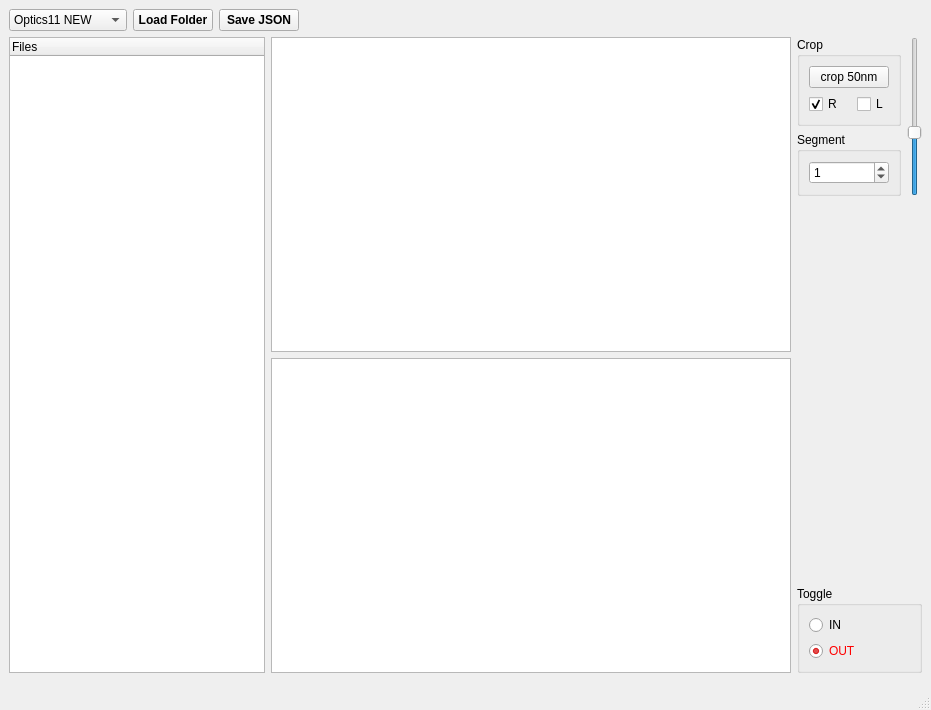
<?xml version="1.0" encoding="UTF-8"?>
<ui version="4.0">
 <class>MainWindow</class>
 <widget class="QMainWindow" name="MainWindow">
  <property name="geometry">
   <rect>
    <x>0</x>
    <y>0</y>
    <width>931</width>
    <height>710</height>
   </rect>
  </property>
  <property name="windowTitle">
   <string>Nano2021</string>
  </property>
  <property name="windowIcon">
   <iconset>
    <normaloff>../../../.designer/backup/ico.svg</normaloff>../../../.designer/backup/ico.svg</iconset>
  </property>
  <widget class="QWidget" name="centralwidget">
   <layout class="QVBoxLayout" name="verticalLayout_7">
    <item>
     <layout class="QHBoxLayout" name="horizontalLayout_3">
      <item>
       <widget class="QComboBox" name="c_open">
        <item>
         <property name="text">
          <string>Optics11 NEW</string>
         </property>
        </item>
        <item>
         <property name="text">
          <string>Optics11 OLD</string>
         </property>
        </item>
        <item>
         <property name="text">
          <string>Nanosurf export</string>
         </property>
        </item>
        <item>
         <property name="text">
          <string>Easy TSV</string>
         </property>
        </item>
       </widget>
      </item>
      <item>
       <widget class="QPushButton" name="open_selectfolder">
        <property name="font">
         <font>
          <bold>true</bold>
         </font>
        </property>
        <property name="text">
         <string>Load Folder</string>
        </property>
        <property name="shortcut">
         <string>Ctrl+S</string>
        </property>
       </widget>
      </item>
      <item>
       <widget class="QPushButton" name="save">
        <property name="font">
         <font>
          <bold>true</bold>
         </font>
        </property>
        <property name="text">
         <string>Save JSON</string>
        </property>
        <property name="shortcut">
         <string>Ctrl+S</string>
        </property>
       </widget>
      </item>
      <item>
       <spacer name="horizontalSpacer">
        <property name="orientation">
         <enum>Qt::Horizontal</enum>
        </property>
        <property name="sizeHint" stdset="0">
         <size>
          <width>40</width>
          <height>20</height>
         </size>
        </property>
       </spacer>
      </item>
     </layout>
    </item>
    <item>
     <layout class="QHBoxLayout" name="horizontalLayout_4">
      <item>
       <widget class="QTreeWidget" name="mainlist">
        <property name="sizePolicy">
         <sizepolicy hsizetype="Fixed" vsizetype="Expanding">
          <horstretch>0</horstretch>
          <verstretch>0</verstretch>
         </sizepolicy>
        </property>
        <property name="font">
         <font>
          <italic>false</italic>
          <bold>false</bold>
         </font>
        </property>
        <property name="frameShape">
         <enum>QFrame::StyledPanel</enum>
        </property>
        <property name="frameShadow">
         <enum>QFrame::Sunken</enum>
        </property>
        <property name="lineWidth">
         <number>0</number>
        </property>
        <property name="midLineWidth">
         <number>0</number>
        </property>
        <property name="sortingEnabled">
         <bool>false</bool>
        </property>
        <property name="animated">
         <bool>false</bool>
        </property>
        <column>
         <property name="text">
          <string>Files</string>
         </property>
        </column>
       </widget>
      </item>
      <item>
       <layout class="QVBoxLayout" name="verticalLayout_6">
        <item>
         <widget class="PlotWidget" name="g_fdistance"/>
        </item>
        <item>
         <widget class="PlotWidget" name="g_single"/>
        </item>
       </layout>
      </item>
      <item>
       <layout class="QVBoxLayout" name="verticalLayout_5">
        <item>
         <layout class="QHBoxLayout" name="horizontalLayout_2">
          <item>
           <layout class="QVBoxLayout" name="verticalLayout_4">
            <item>
             <widget class="QGroupBox" name="Crop">
              <property name="enabled">
               <bool>true</bool>
              </property>
              <property name="sizePolicy">
               <sizepolicy hsizetype="Preferred" vsizetype="Fixed">
                <horstretch>0</horstretch>
                <verstretch>0</verstretch>
               </sizepolicy>
              </property>
              <property name="title">
               <string>Crop</string>
              </property>
              <layout class="QVBoxLayout" name="verticalLayout_2">
               <item>
                <widget class="QPushButton" name="crop">
                 <property name="text">
                  <string>crop 50nm</string>
                 </property>
                </widget>
               </item>
               <item>
                <layout class="QHBoxLayout" name="horizontalLayout">
                 <item>
                  <widget class="QCheckBox" name="crop_right">
                   <property name="text">
                    <string>R</string>
                   </property>
                   <property name="checked">
                    <bool>true</bool>
                   </property>
                  </widget>
                 </item>
                 <item>
                  <widget class="QCheckBox" name="crop_left">
                   <property name="sizePolicy">
                    <sizepolicy hsizetype="Fixed" vsizetype="Fixed">
                     <horstretch>0</horstretch>
                     <verstretch>0</verstretch>
                    </sizepolicy>
                   </property>
                   <property name="text">
                    <string>L</string>
                   </property>
                  </widget>
                 </item>
                </layout>
               </item>
              </layout>
             </widget>
            </item>
            <item>
             <widget class="QGroupBox" name="groupBox">
              <property name="title">
               <string>Segment</string>
              </property>
              <layout class="QVBoxLayout" name="verticalLayout_3">
               <item>
                <widget class="QSpinBox" name="curve_segment">
                 <property name="maximum">
                  <number>9</number>
                 </property>
                 <property name="value">
                  <number>1</number>
                 </property>
                </widget>
               </item>
              </layout>
             </widget>
            </item>
           </layout>
          </item>
          <item>
           <widget class="QSlider" name="slid_alpha">
            <property name="sizePolicy">
             <sizepolicy hsizetype="Fixed" vsizetype="Minimum">
              <horstretch>0</horstretch>
              <verstretch>0</verstretch>
             </sizepolicy>
            </property>
            <property name="maximum">
             <number>255</number>
            </property>
            <property name="singleStep">
             <number>1</number>
            </property>
            <property name="value">
             <number>100</number>
            </property>
            <property name="orientation">
             <enum>Qt::Vertical</enum>
            </property>
           </widget>
          </item>
         </layout>
        </item>
        <item>
         <spacer name="verticalSpacer">
          <property name="orientation">
           <enum>Qt::Vertical</enum>
          </property>
          <property name="sizeHint" stdset="0">
           <size>
            <width>20</width>
            <height>40</height>
           </size>
          </property>
         </spacer>
        </item>
        <item>
         <widget class="QGroupBox" name="groupBox_2">
          <property name="sizePolicy">
           <sizepolicy hsizetype="Preferred" vsizetype="Fixed">
            <horstretch>0</horstretch>
            <verstretch>0</verstretch>
           </sizepolicy>
          </property>
          <property name="title">
           <string>Toggle</string>
          </property>
          <layout class="QVBoxLayout" name="verticalLayout">
           <property name="sizeConstraint">
            <enum>QLayout::SetMinimumSize</enum>
           </property>
           <item>
            <widget class="QRadioButton" name="toggle_activated">
             <property name="text">
              <string>IN</string>
             </property>
            </widget>
           </item>
           <item>
            <widget class="QRadioButton" name="toggle_excluded">
             <property name="styleSheet">
              <string notr="true">color: red;</string>
             </property>
             <property name="text">
              <string>OUT</string>
             </property>
             <property name="checked">
              <bool>true</bool>
             </property>
            </widget>
           </item>
          </layout>
         </widget>
        </item>
       </layout>
      </item>
     </layout>
    </item>
    <item>
     <widget class="QSplitter" name="splitter_2">
      <property name="orientation">
       <enum>Qt::Vertical</enum>
      </property>
      <widget class="QSplitter" name="splitter">
       <property name="sizePolicy">
        <sizepolicy hsizetype="Fixed" vsizetype="Fixed">
         <horstretch>0</horstretch>
         <verstretch>0</verstretch>
        </sizepolicy>
       </property>
       <property name="orientation">
        <enum>Qt::Horizontal</enum>
       </property>
      </widget>
     </widget>
    </item>
   </layout>
  </widget>
  <widget class="QStatusBar" name="statusbar"/>
 </widget>
 <customwidgets>
  <customwidget>
   <class>PlotWidget</class>
   <extends>QGraphicsView</extends>
   <header location="global">pyqtgraph</header>
  </customwidget>
 </customwidgets>
 <resources/>
 <connections/>
</ui>
